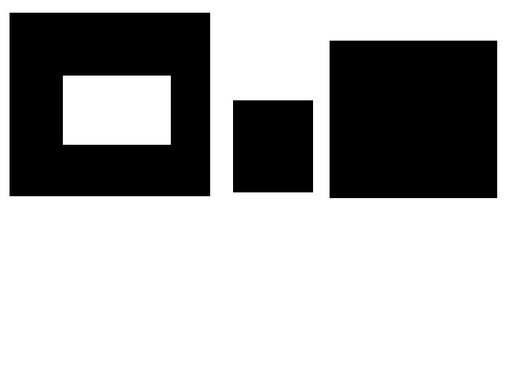
#> input picture images/shapes_donut.jpg, 508 x 381 px, shrunk from 800 x 600 before the run
$ jupyter execute 'Image segmentations and Contours sorting.ipynb'
#> lines starting #> are read from the running program, lines starting #| are printed output that depends on the picture; after the words box and inside, x2 and y2 are one past the last pixel; in counts of white or black regions, pixels touching at a corner belong together
# Image Segmentation

Segmentation--Partitioning images into different regions..

contours:- They are continuous lines or curves that bound or cover the full bounadary of an object in an image.

[cell 1]
import cv2
import numpy as np

img=cv2.imread('images/shapes_donut.jpg')
#> img is the input picture: shape (381, 508, 3); min 0, max 255, mean 171.8
cv2.imshow('Original',img)
cv2.waitKey(0)

# Grayscaling the Image
gray=cv2.cvtColor(img,cv2.COLOR_BGR2GRAY)

# finding the canny edges
edged=cv2.Canny(gray,30,200)
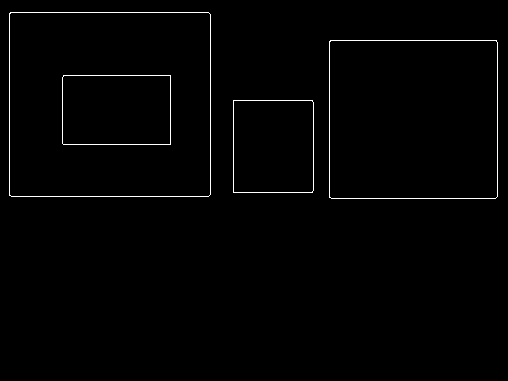
#> edged: shape (381, 508); 1.1% white in thin lines or dots, all inside (x1, y1, x2, y2) = (9, 12, 498, 199)
cv2.imshow('Canny Edges',edged)
cv2.waitKey(0)

# Finding Contours

contours,hierarchy=cv2.findContours(edged.copy(),cv2.RETR_LIST,cv2.CHAIN_APPROX_SIMPLE)
#> contours = 8 contours; box (x1, y1, x2, y2) and area: (9, 12, 211, 197) 36978, (9, 12, 211, 197) 36976, (329, 40, 498, 199) 26538, (329, 40, 498, 199) 26536, (62, 75, 171, 145) 7450, (62, 75, 171, 145) 7448, (233, 100, 314, 193) 7357, (233, 100, 314, 193) 7355
cv2.imshow('Canny edges after Contouring',edged)
cv2.waitKey(0)

print('Number of Contours found = ' + str(len(contours)))
#| Number of Contours found = 8

# Drawing the contours
cv2.drawContours(img,contours,-1,(0,255,0),3)
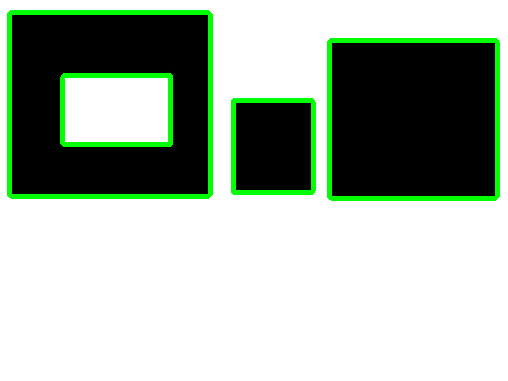
#> img: shape (381, 508, 3); 5.42% of pixels changed, all inside (x1, y1, x2, y2) = (7, 10, 500, 201)


cv2.imshow('Contours',img)
cv2.waitKey(0)
print(hierarchy)
#| [[[ 1 -1 -1 -1]
#|   [ 2  0 -1 -1]
#|   [ 3  1 -1 -1]
#|   [ 4  2 -1 -1]
#|   [ 5  3 -1 -1]
#|   [ 6  4 -1 -1]
#|   [ 7  5 -1 -1]
#|   [-1  6 -1 -1]]]
print(contours)
#> (printed output is left out)
cv2.destroyAllWindows()

# Sorting Contours

It is quite useful when doing image processing

# sort by Area:-
It can assist in Object Recoginition

    1.Eliminate small contours that may arise.
    2.Extract the largest contour.

# Sorting by spatial position :-

    1.Sort charachters left to right.
    2.Process images in specific order.


[cell 2]
image=cv2.imread('images/bunchofshapes.jpg')
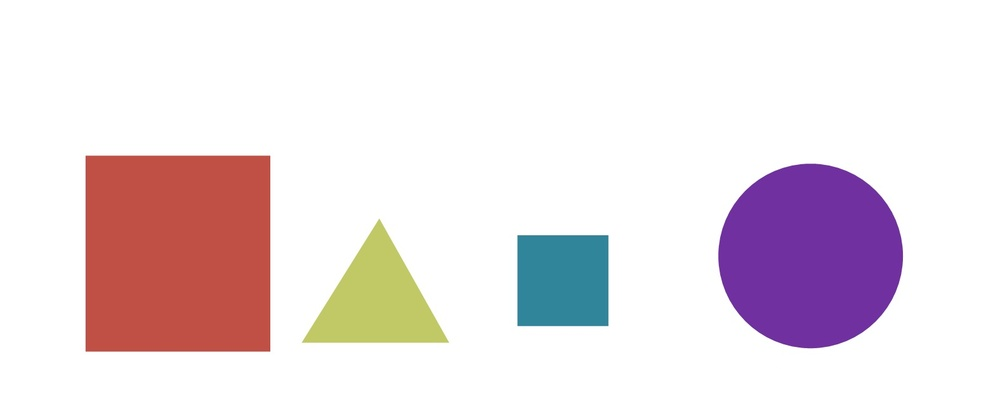
#> input picture images/bunchofshapes.jpg, 1000 x 409 px, shrunk from 1576 x 645 before the run
#> image is the input picture: shape (409, 1000, 3); mean B, G, R 226.7, 222.2, 234.4
cv2.imshow('Original',image)
cv2.waitKey(0)

# create a black images with same dimensions as our Loaded image
blank_image = np.zeros((image.shape[0],image.shape[1],3))

original_image=image

gray = cv2.cvtColor(image,cv2.COLOR_BGR2GRAY)
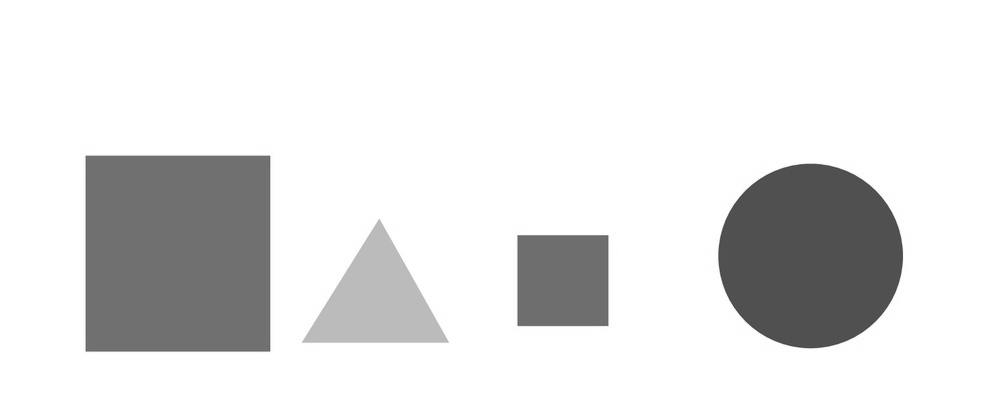
#> gray: shape (409, 1000); min 61, max 255, mean 226.4

edged=cv2.Canny(gray,50,200)
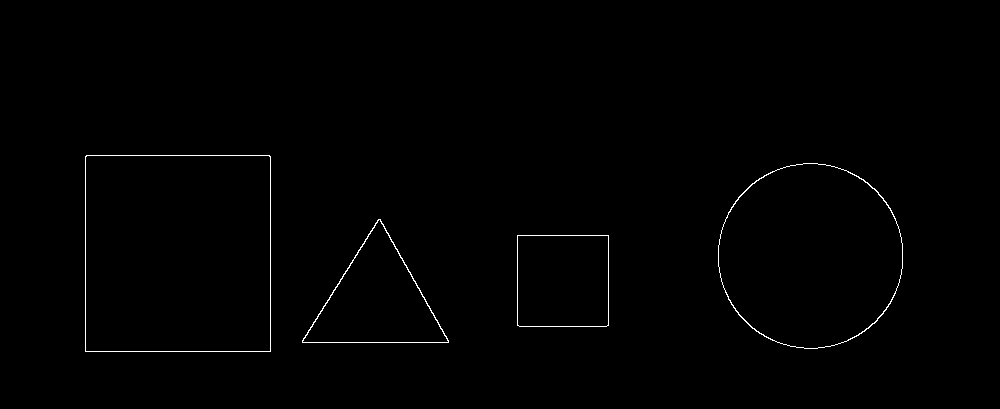
#> edged: shape (409, 1000); 0.57% white in thin lines or dots, all inside (x1, y1, x2, y2) = (85, 155, 903, 352)
cv2.imshow('Canny Edges',edged)
cv2.waitKey(0)

contours,hierarchy = cv2.findContours(edged.copy(),cv2.RETR_EXTERNAL,cv2.CHAIN_APPROX_NONE)
#> contours = 4 contours; box (x1, y1, x2, y2) and area: (85, 155, 271, 352) 36259, (718, 163, 903, 349) 26813, (302, 219, 449, 343) 9207, (517, 235, 609, 327) 8278
print("Number of contours = ", len(contours))
#| Number of contours =  4


# Drawing all contours over blank_image
cv2.drawContours(blank_image,contours,-1,(0,255,0),3)
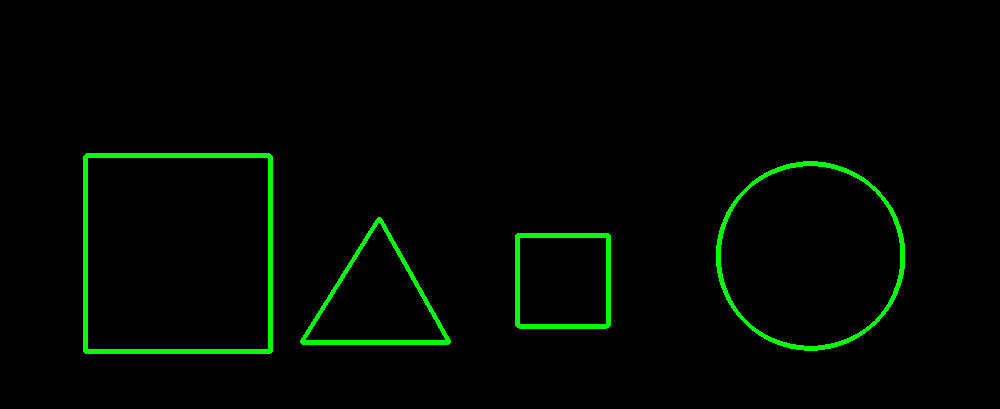
#> blank_image: shape (409, 1000, 3) float64; mean of channels 0, 1, 2 0, 6.3, 0; drawn as B, G, R
cv2.imshow('All Contours',blank_image)
cv2.waitKey(0)

# Drawing all Contours over the original image..
cv2.drawContours(image,contours,-1,(0,255,0),3)
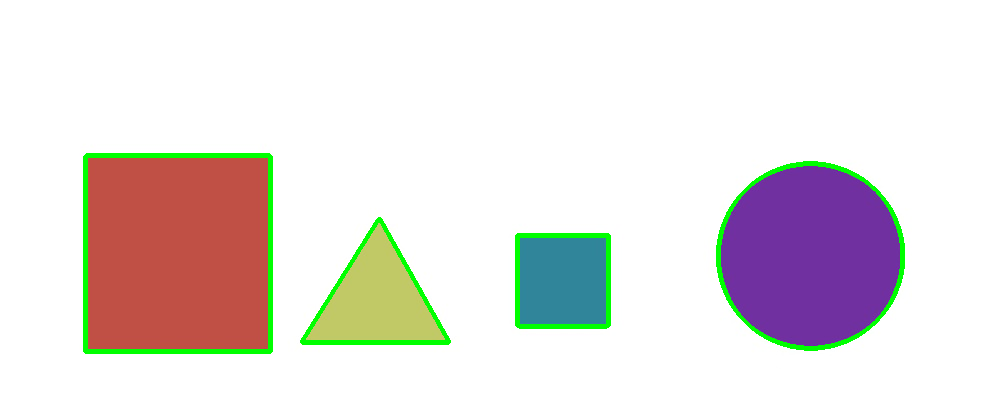
#> image: shape (409, 1000, 3); 2.49% of pixels changed, all inside (x1, y1, x2, y2) = (83, 153, 905, 354)
cv2.imshow('Contouring over the BGR Image',image)
cv2.waitKey(0)

cv2.destroyAllWindows()

[cell 3]
import numpy as np

# getting the areas of contours
def get_contour_areas(contours):
        all_areas=[]
        for cnt in contours:
            area = cv2.contourArea(cnt)
            all_areas.append(area)
#> this loop made 4 passes
#> area on passes 1 to 4: 8278, 9207, 26813, 36259
#> after the loop, all_areas = [8278, 9207, 26813, 36259]
        return all_areas

# loading the image
img=cv2.imread('images/bunchofshapes.jpg')
original_img = img

print('Contour Areas before sorting')
print(get_contour_areas(contours))
#| [8278.0, 9207.0, 26813.0, 36259.0]


# Sorting Areas LArge to small

sorted_contours = sorted(contours,key=cv2.contourArea,reverse=True)
#> sorted_contours has the same summary as contours

print('Contour Areas before sorting')
print(get_contour_areas(sorted_contours))
#> the loop in get_contour_areas (call 2), `for cnt in contours:` made 4 passes
#| [36259.0, 26813.0, 9207.0, 8278.0]

# iterating over contours and drawing one at a time

for c in sorted_contours:
    cv2.drawContours(original_img,[c],-1,(0,255,0),3)
    cv2.waitKey(0)
    cv2.imshow('Contours BY Area',original_img)
#> this loop made 4 passes
#> pass 1, `cv2.imshow('Contours BY Area',original_img)`:
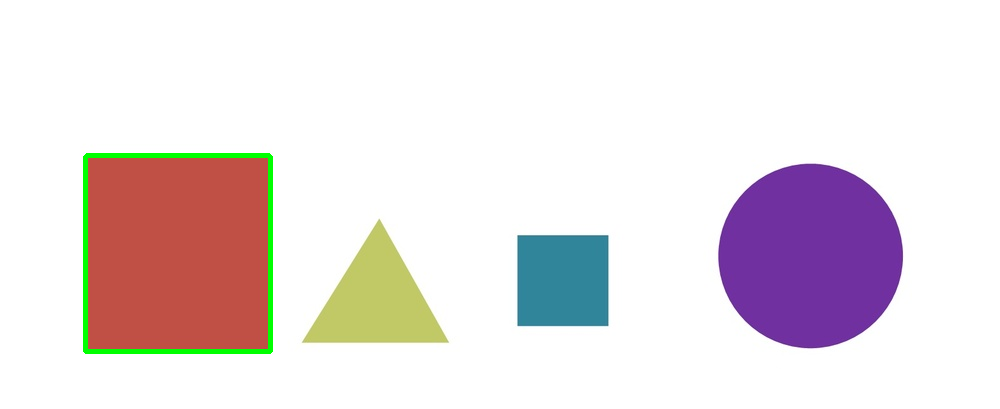
#> window 'Contours BY Area': shape (409, 1000, 3); mean B, G, R 225.2, 223, 232.4
#> pass 2, `cv2.imshow('Contours BY Area',original_img)`:
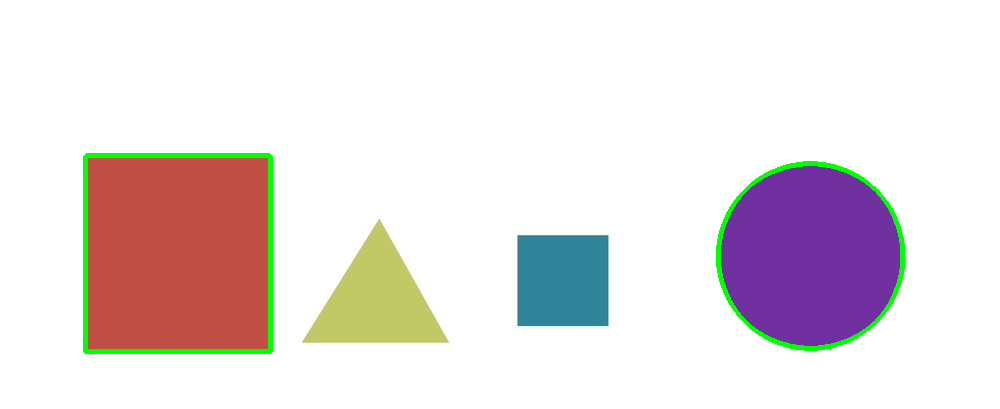
#> window 'Contours BY Area': shape (409, 1000, 3); mean B, G, R 223.9, 223.7, 231.2

cv2.waitKey(0)
cv2.destroyAllWindows()
